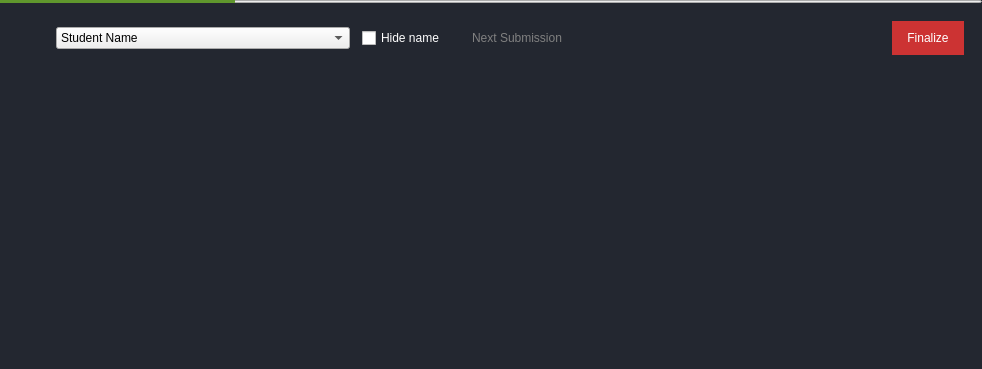
<?xml version="1.0" encoding="UTF-8"?>
<ui version="4.0">
 <class>GradeSubmission</class>
 <widget class="QWidget" name="GradeSubmission">
  <property name="enabled">
   <bool>true</bool>
  </property>
  <property name="geometry">
   <rect>
    <x>0</x>
    <y>0</y>
    <width>982</width>
    <height>369</height>
   </rect>
  </property>
  <property name="windowTitle">
   <string>Form</string>
  </property>
  <property name="styleSheet">
   <string notr="true">QWidget#GradeSubmission {
       /* background: rgb(55, 64, 80); */
	/* background: #434653;*/
	background: #232730;
}

QCheckBox#hideName {
        color: white;
}

QPushButton#run, QPushButton#exportpdf, QPushButton#finalize, QPushButton#next {
	padding: 10px;
	padding-left: 15px;
	padding-right: 15px;
	background: white;
	border-radius: 18px;
	margin-left : 10px;
}

QPushButton#next::disabled {
	/*background: #EEE;*/
	color: gray;
}

QPushButton#run {
	color: white;
	background: #63c46b;
}

QPushButton#next {
	background: transparent;
	border:none;
	color: rgb(96, 151, 45);
	padding-left: 5px;
}

QPushButton#finalize {
	color: white;
	background: rgb(204, 51, 51);
}

QPushButton#finalize::disabled {
	color: white;
	background: rgb(204, 204, 204);
}

QProgressBar#progressBar {
color: white;
max-height: 3px;
}
QProgressBar#progressBar:horizontal {
padding: 0px;
margin: 0px;
}
QProgressBar#progressBar::chunk:horizontal {
background: rgb(96, 151, 45);
padding: 0px;
margin: 0px;
}

</string>
  </property>
  <layout class="QVBoxLayout" name="verticalLayout">
   <property name="spacing">
    <number>0</number>
   </property>
   <property name="leftMargin">
    <number>0</number>
   </property>
   <property name="topMargin">
    <number>0</number>
   </property>
   <property name="rightMargin">
    <number>0</number>
   </property>
   <property name="bottomMargin">
    <number>0</number>
   </property>
   <item>
    <widget class="QProgressBar" name="progressBar">
     <property name="value">
      <number>24</number>
     </property>
     <property name="alignment">
      <set>Qt::AlignCenter</set>
     </property>
     <property name="textVisible">
      <bool>false</bool>
     </property>
     <property name="textDirection">
      <enum>QProgressBar::TopToBottom</enum>
     </property>
     <property name="format">
      <string>%p% of submissions graded</string>
     </property>
    </widget>
   </item>
   <item>
    <layout class="QHBoxLayout" name="horizontalLayout_4">
     <property name="spacing">
      <number>12</number>
     </property>
     <property name="sizeConstraint">
      <enum>QLayout::SetDefaultConstraint</enum>
     </property>
     <property name="leftMargin">
      <number>18</number>
     </property>
     <property name="topMargin">
      <number>18</number>
     </property>
     <property name="rightMargin">
      <number>18</number>
     </property>
     <property name="bottomMargin">
      <number>18</number>
     </property>
     <item>
      <widget class="ClickableLabel" name="back">
       <property name="enabled">
        <bool>true</bool>
       </property>
       <property name="maximumSize">
        <size>
         <width>20</width>
         <height>20</height>
        </size>
       </property>
       <property name="text">
        <string/>
       </property>
       <property name="pixmap">
        <pixmap resource="resources.qrc">:/misc/res/back.png</pixmap>
       </property>
       <property name="scaledContents">
        <bool>true</bool>
       </property>
       <property name="indent">
        <number>0</number>
       </property>
      </widget>
     </item>
     <item>
      <widget class="ClickableLabel" name="logo">
       <property name="sizePolicy">
        <sizepolicy hsizetype="Fixed" vsizetype="Fixed">
         <horstretch>0</horstretch>
         <verstretch>0</verstretch>
        </sizepolicy>
       </property>
       <property name="maximumSize">
        <size>
         <width>100</width>
         <height>24</height>
        </size>
       </property>
       <property name="text">
        <string/>
       </property>
       <property name="textFormat">
        <enum>Qt::PlainText</enum>
       </property>
       <property name="pixmap">
        <pixmap resource="resources.qrc">:/logo/res/logodark.png</pixmap>
       </property>
       <property name="scaledContents">
        <bool>true</bool>
       </property>
       <property name="wordWrap">
        <bool>false</bool>
       </property>
      </widget>
     </item>
     <item>
      <widget class="QComboBox" name="studentName">
       <property name="enabled">
        <bool>true</bool>
       </property>
       <property name="sizePolicy">
        <sizepolicy hsizetype="MinimumExpanding" vsizetype="Fixed">
         <horstretch>0</horstretch>
         <verstretch>0</verstretch>
        </sizepolicy>
       </property>
       <property name="editable">
        <bool>false</bool>
       </property>
       <property name="sizeAdjustPolicy">
        <enum>QComboBox::AdjustToContents</enum>
       </property>
       <property name="minimumContentsLength">
        <number>20</number>
       </property>
       <item>
        <property name="text">
         <string>Student Name</string>
        </property>
       </item>
      </widget>
     </item>
     <item>
      <widget class="QCheckBox" name="hideName">
       <property name="text">
        <string>Hide name</string>
       </property>
       <property name="checked">
        <bool>false</bool>
       </property>
      </widget>
     </item>
     <item>
      <widget class="QPushButton" name="next">
       <property name="enabled">
        <bool>false</bool>
       </property>
       <property name="text">
        <string>Next Submission</string>
       </property>
       <property name="icon">
        <iconset resource="resources.qrc">
         <normaloff>:/misc/res/next_green.png</normaloff>
         <disabledoff>:/misc/res/next_gray.png</disabledoff>:/misc/res/next_green.png</iconset>
       </property>
      </widget>
     </item>
     <item>
      <spacer name="spacer">
       <property name="orientation">
        <enum>Qt::Horizontal</enum>
       </property>
       <property name="sizeHint" stdset="0">
        <size>
         <width>40</width>
         <height>20</height>
        </size>
       </property>
      </spacer>
     </item>
     <item>
      <widget class="QPushButton" name="finalize">
       <property name="text">
        <string>Finalize</string>
       </property>
       <property name="icon">
        <iconset resource="resources.qrc">
         <normaloff>:/misc/res/save.png</normaloff>:/misc/res/save.png</iconset>
       </property>
      </widget>
     </item>
    </layout>
   </item>
   <item>
    <widget class="QStackedWidget" name="mainWidget">
     <widget class="QWidget" name="page"/>
     <widget class="QWidget" name="page_2"/>
    </widget>
   </item>
  </layout>
 </widget>
 <customwidgets>
  <customwidget>
   <class>ClickableLabel</class>
   <extends>QLabel</extends>
   <header>clickablelabel.h</header>
   <slots>
    <signal>clicked()</signal>
   </slots>
  </customwidget>
 </customwidgets>
 <resources>
  <include location="resources.qrc"/>
 </resources>
 <connections/>
</ui>
